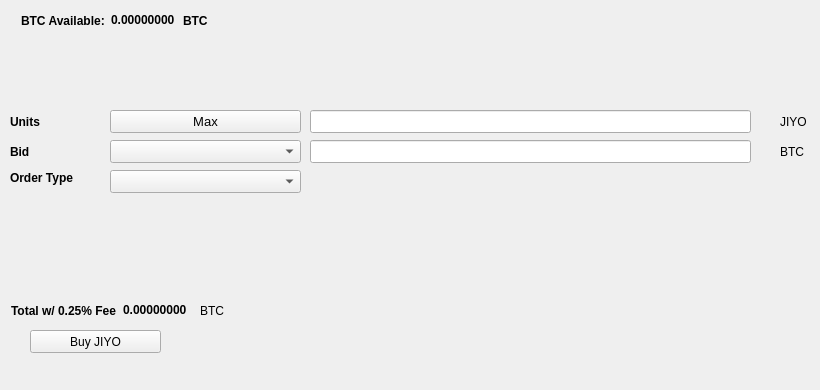
   <widget class="QWidget" name="BuyTab">
    <attribute name="title">
     <string>Buy</string>
    </attribute>
    <widget class="QPushButton" name="BuyJIYO">
     <property name="geometry">
      <rect>
       <x>30</x>
       <y>330</y>
       <width>131</width>
       <height>23</height>
      </rect>
     </property>
     <property name="text">
      <string>Buy JIYO</string>
     </property>
     <property name="icon">
      <iconset resource="../jiyo.qrc">
       <normaloff>:/icons/bitcoin</normaloff>:/icons/bitcoin</iconset>
     </property>
    </widget>
    <widget class="QLabel" name="label_3">
     <property name="geometry">
      <rect>
       <x>10</x>
       <y>110</y>
       <width>46</width>
       <height>23</height>
      </rect>
     </property>
     <property name="font">
      <font>
       <weight>75</weight>
       <bold>true</bold>
      </font>
     </property>
     <property name="text">
      <string>Units</string>
     </property>
    </widget>
    <widget class="QLineEdit" name="UnitsInput">
     <property name="geometry">
      <rect>
       <x>310</x>
       <y>110</y>
       <width>441</width>
       <height>23</height>
      </rect>
     </property>
     <property name="font">
      <font>
       <pointsize>9</pointsize>
       <weight>75</weight>
       <bold>true</bold>
      </font>
     </property>
    </widget>
    <widget class="QLineEdit" name="BuyBidPriceEdit">
     <property name="geometry">
      <rect>
       <x>310</x>
       <y>140</y>
       <width>441</width>
       <height>23</height>
      </rect>
     </property>
     <property name="font">
      <font>
       <pointsize>9</pointsize>
       <weight>75</weight>
       <bold>true</bold>
      </font>
     </property>
    </widget>
    <widget class="QLabel" name="label_4">
     <property name="geometry">
      <rect>
       <x>780</x>
       <y>110</y>
       <width>31</width>
       <height>23</height>
      </rect>
     </property>
     <property name="text">
      <string>JIYO</string>
     </property>
    </widget>
    <widget class="QLabel" name="label_5">
     <property name="geometry">
      <rect>
       <x>780</x>
       <y>140</y>
       <width>31</width>
       <height>23</height>
      </rect>
     </property>
     <property name="text">
      <string>BTC</string>
     </property>
    </widget>
    <widget class="QLabel" name="label_6">
     <property name="geometry">
      <rect>
       <x>10</x>
       <y>140</y>
       <width>46</width>
       <height>23</height>
      </rect>
     </property>
     <property name="font">
      <font>
       <weight>75</weight>
       <bold>true</bold>
      </font>
     </property>
     <property name="text">
      <string>Bid</string>
     </property>
    </widget>
    <widget class="QLabel" name="label_7">
     <property name="geometry">
      <rect>
       <x>10</x>
       <y>170</y>
       <width>91</width>
       <height>16</height>
      </rect>
     </property>
     <property name="font">
      <font>
       <weight>75</weight>
       <bold>true</bold>
      </font>
     </property>
     <property name="text">
      <string>Order Type</string>
     </property>
    </widget>
    <widget class="QPushButton" name="Buy_Max_Amount">
     <property name="geometry">
      <rect>
       <x>110</x>
       <y>110</y>
       <width>191</width>
       <height>23</height>
      </rect>
     </property>
     <property name="font">
      <font>
       <pointsize>10</pointsize>
      </font>
     </property>
     <property name="text">
      <string>Max</string>
     </property>
    </widget>
    <widget class="QComboBox" name="BuyBidcomboBox">
     <property name="geometry">
      <rect>
       <x>110</x>
       <y>140</y>
       <width>191</width>
       <height>23</height>
      </rect>
     </property>
     <property name="font">
      <font>
       <pointsize>10</pointsize>
      </font>
     </property>
    </widget>
    <widget class="QComboBox" name="buyOrdertypeCombo">
     <property name="geometry">
      <rect>
       <x>110</x>
       <y>170</y>
       <width>191</width>
       <height>23</height>
      </rect>
     </property>
     <property name="font">
      <font>
       <pointsize>10</pointsize>
      </font>
     </property>
    </widget>
    <widget class="QWidget" name="layoutWidget1">
     <property name="geometry">
      <rect>
       <x>21</x>
       <y>11</y>
       <width>227</width>
       <height>19</height>
      </rect>
     </property>
     <layout class="QHBoxLayout" name="horizontalLayout_3">
      <item>
       <widget class="QLabel" name="label232">
        <property name="font">
         <font>
          <weight>75</weight>
          <bold>true</bold>
         </font>
        </property>
        <property name="text">
         <string>BTC Available:</string>
        </property>
       </widget>
      </item>
      <item>
       <widget class="QLabel" name="BtcAvailableLbl">
        <property name="palette">
         <palette>
          <active>
           <colorrole role="WindowText">
            <brush brushstyle="SolidPattern">
             <color alpha="255">
              <red>0</red>
              <green>0</green>
              <blue>0</blue>
             </color>
            </brush>
           </colorrole>
           <colorrole role="Button">
            <brush brushstyle="SolidPattern">
             <color alpha="255">
              <red>0</red>
              <green>170</green>
              <blue>0</blue>
             </color>
            </brush>
           </colorrole>
           <colorrole role="Light">
            <brush brushstyle="SolidPattern">
             <color alpha="255">
              <red>0</red>
              <green>255</green>
              <blue>0</blue>
             </color>
            </brush>
           </colorrole>
           <colorrole role="Midlight">
            <brush brushstyle="SolidPattern">
             <color alpha="255">
              <red>0</red>
              <green>212</green>
              <blue>0</blue>
             </color>
            </brush>
           </colorrole>
           <colorrole role="Dark">
            <brush brushstyle="SolidPattern">
             <color alpha="255">
              <red>0</red>
              <green>85</green>
              <blue>0</blue>
             </color>
            </brush>
           </colorrole>
           <colorrole role="Mid">
            <brush brushstyle="SolidPattern">
             <color alpha="255">
              <red>0</red>
              <green>113</green>
              <blue>0</blue>
             </color>
            </brush>
           </colorrole>
           <colorrole role="Text">
            <brush brushstyle="SolidPattern">
             <color alpha="255">
              <red>0</red>
              <green>170</green>
              <blue>0</blue>
             </color>
            </brush>
           </colorrole>
           <colorrole role="BrightText">
            <brush brushstyle="SolidPattern">
             <color alpha="255">
              <red>255</red>
              <green>255</green>
              <blue>255</blue>
             </color>
            </brush>
           </colorrole>
           <colorrole role="ButtonText">
            <brush brushstyle="SolidPattern">
             <color alpha="255">
              <red>0</red>
              <green>0</green>
              <blue>0</blue>
             </color>
            </brush>
           </colorrole>
           <colorrole role="Base">
            <brush brushstyle="SolidPattern">
             <color alpha="255">
              <red>255</red>
              <green>255</green>
              <blue>255</blue>
             </color>
            </brush>
           </colorrole>
           <colorrole role="Window">
            <brush brushstyle="SolidPattern">
             <color alpha="255">
              <red>0</red>
              <green>170</green>
              <blue>0</blue>
             </color>
            </brush>
           </colorrole>
           <colorrole role="Shadow">
            <brush brushstyle="SolidPattern">
             <color alpha="255">
              <red>0</red>
              <green>0</green>
              <blue>0</blue>
             </color>
            </brush>
           </colorrole>
           <colorrole role="AlternateBase">
            <brush brushstyle="SolidPattern">
             <color alpha="255">
              <red>127</red>
              <green>212</green>
              <blue>127</blue>
             </color>
            </brush>
           </colorrole>
           <colorrole role="ToolTipBase">
            <brush brushstyle="SolidPattern">
             <color alpha="255">
              <red>255</red>
              <green>255</green>
              <blue>220</blue>
             </color>
            </brush>
           </colorrole>
           <colorrole role="ToolTipText">
            <brush brushstyle="SolidPattern">
             <color alpha="255">
              <red>0</red>
              <green>0</green>
              <blue>0</blue>
             </color>
            </brush>
           </colorrole>
          </active>
          <inactive>
           <colorrole role="WindowText">
            <brush brushstyle="SolidPattern">
             <color alpha="255">
              <red>0</red>
              <green>0</green>
              <blue>0</blue>
             </color>
            </brush>
           </colorrole>
           <colorrole role="Button">
            <brush brushstyle="SolidPattern">
             <color alpha="255">
              <red>0</red>
              <green>170</green>
              <blue>0</blue>
             </color>
            </brush>
           </colorrole>
           <colorrole role="Light">
            <brush brushstyle="SolidPattern">
             <color alpha="255">
              <red>0</red>
              <green>255</green>
              <blue>0</blue>
             </color>
            </brush>
           </colorrole>
           <colorrole role="Midlight">
            <brush brushstyle="SolidPattern">
             <color alpha="255">
              <red>0</red>
              <green>212</green>
              <blue>0</blue>
             </color>
            </brush>
           </colorrole>
           <colorrole role="Dark">
            <brush brushstyle="SolidPattern">
             <color alpha="255">
              <red>0</red>
              <green>85</green>
              <blue>0</blue>
             </color>
            </brush>
           </colorrole>
           <colorrole role="Mid">
            <brush brushstyle="SolidPattern">
             <color alpha="255">
              <red>0</red>
              <green>113</green>
              <blue>0</blue>
             </color>
            </brush>
           </colorrole>
           <colorrole role="Text">
            <brush brushstyle="SolidPattern">
             <color alpha="255">
              <red>0</red>
              <green>170</green>
              <blue>0</blue>
             </color>
            </brush>
           </colorrole>
           <colorrole role="BrightText">
            <brush brushstyle="SolidPattern">
             <color alpha="255">
              <red>255</red>
              <green>255</green>
              <blue>255</blue>
             </color>
            </brush>
           </colorrole>
           <colorrole role="ButtonText">
            <brush brushstyle="SolidPattern">
             <color alpha="255">
              <red>0</red>
              <green>0</green>
              <blue>0</blue>
             </color>
            </brush>
           </colorrole>
           <colorrole role="Base">
            <brush brushstyle="SolidPattern">
             <color alpha="255">
              <red>255</red>
              <green>255</green>
              <blue>255</blue>
             </color>
            </brush>
           </colorrole>
           <colorrole role="Window">
            <brush brushstyle="SolidPattern">
             <color alpha="255">
              <red>0</red>
              <green>170</green>
              <blue>0</blue>
             </color>
            </brush>
           </colorrole>
           <colorrole role="Shadow">
            <brush brushstyle="SolidPattern">
             <color alpha="255">
              <red>0</red>
              <green>0</green>
              <blue>0</blue>
             </color>
            </brush>
           </colorrole>
           <colorrole role="AlternateBase">
            <brush brushstyle="SolidPattern">
             <color alpha="255">
              <red>127</red>
              <green>212</green>
              <blue>127</blue>
             </color>
            </brush>
           </colorrole>
           <colorrole role="ToolTipBase">
            <brush brushstyle="SolidPattern">
             <color alpha="255">
              <red>255</red>
              <green>255</green>
              <blue>220</blue>
             </color>
            </brush>
           </colorrole>
           <colorrole role="ToolTipText">
            <brush brushstyle="SolidPattern">
             <color alpha="255">
              <red>0</red>
              <green>0</green>
              <blue>0</blue>
             </color>
            </brush>
           </colorrole>
          </inactive>
          <disabled>
           <colorrole role="WindowText">
            <brush brushstyle="SolidPattern">
             <color alpha="255">
              <red>0</red>
              <green>85</green>
              <blue>0</blue>
             </color>
            </brush>
           </colorrole>
           <colorrole role="Button">
            <brush brushstyle="SolidPattern">
             <color alpha="255">
              <red>0</red>
              <green>170</green>
              <blue>0</blue>
             </color>
            </brush>
           </colorrole>
           <colorrole role="Light">
            <brush brushstyle="SolidPattern">
             <color alpha="255">
              <red>0</red>
              <green>255</green>
              <blue>0</blue>
             </color>
            </brush>
           </colorrole>
           <colorrole role="Midlight">
            <brush brushstyle="SolidPattern">
             <color alpha="255">
              <red>0</red>
              <green>212</green>
              <blue>0</blue>
             </color>
            </brush>
           </colorrole>
           <colorrole role="Dark">
            <brush brushstyle="SolidPattern">
             <color alpha="255">
              <red>0</red>
              <green>85</green>
              <blue>0</blue>
             </color>
            </brush>
           </colorrole>
           <colorrole role="Mid">
            <brush brushstyle="SolidPattern">
             <color alpha="255">
              <red>0</red>
              <green>113</green>
              <blue>0</blue>
             </color>
            </brush>
           </colorrole>
           <colorrole role="Text">
            <brush brushstyle="SolidPattern">
             <color alpha="255">
              <red>0</red>
              <green>85</green>
              <blue>0</blue>
             </color>
            </brush>
           </colorrole>
           <colorrole role="BrightText">
            <brush brushstyle="SolidPattern">
             <color alpha="255">
              <red>255</red>
              <green>255</green>
              <blue>255</blue>
             </color>
            </brush>
           </colorrole>
           <colorrole role="ButtonText">
            <brush brushstyle="SolidPattern">
             <color alpha="255">
              <red>0</red>
              <green>85</green>
              <blue>0</blue>
             </color>
            </brush>
           </colorrole>
           <colorrole role="Base">
            <brush brushstyle="SolidPattern">
             <color alpha="255">
              <red>0</red>
              <green>170</green>
              <blue>0</blue>
             </color>
            </brush>
           </colorrole>
           <colorrole role="Window">
            <brush brushstyle="SolidPattern">
             <color alpha="255">
              <red>0</red>
              <green>170</green>
              <blue>0</blue>
             </color>
            </brush>
           </colorrole>
           <colorrole role="Shadow">
            <brush brushstyle="SolidPattern">
             <color alpha="255">
              <red>0</red>
              <green>0</green>
              <blue>0</blue>
             </color>
            </brush>
           </colorrole>
           <colorrole role="AlternateBase">
            <brush brushstyle="SolidPattern">
             <color alpha="255">
              <red>0</red>
              <green>170</green>
              <blue>0</blue>
             </color>
            </brush>
           </colorrole>
           <colorrole role="ToolTipBase">
            <brush brushstyle="SolidPattern">
             <color alpha="255">
              <red>255</red>
              <green>255</green>
              <blue>220</blue>
             </color>
            </brush>
           </colorrole>
           <colorrole role="ToolTipText">
            <brush brushstyle="SolidPattern">
             <color alpha="255">
              <red>0</red>
              <green>0</green>
              <blue>0</blue>
             </color>
            </brush>
           </colorrole>
          </disabled>
         </palette>
        </property>
        <property name="font">
         <font>
          <weight>75</weight>
          <bold>true</bold>
         </font>
        </property>
        <property name="text">
         <string>0.00000000</string>
        </property>
        <property name="textInteractionFlags">
         <set>Qt::LinksAccessibleByMouse|Qt::TextSelectableByKeyboard|Qt::TextSelectableByMouse</set>
        </property>
       </widget>
      </item>
      <item>
       <widget class="QLabel" name="BtcAvailableLbl_2">
        <property name="font">
         <font>
          <weight>75</weight>
          <bold>true</bold>
         </font>
        </property>
        <property name="text">
         <string>BTC</string>
        </property>
       </widget>
      </item>
     </layout>
    </widget>
    <widget class="QWidget" name="layoutWidge2">
     <property name="geometry">
      <rect>
       <x>11</x>
       <y>301</y>
       <width>259</width>
       <height>19</height>
      </rect>
     </property>
     <layout class="QHBoxLayout" name="horizontalLayout_4">
      <item>
       <widget class="QLabel" name="label_9">
        <property name="font">
         <font>
          <weight>75</weight>
          <bold>true</bold>
         </font>
        </property>
        <property name="text">
         <string>Total w/ 0.25% Fee</string>
        </property>
       </widget>
      </item>
      <item>
       <widget class="QLabel" name="BuyCostLabel">
        <property name="palette">
         <palette>
          <active>
           <colorrole role="WindowText">
            <brush brushstyle="SolidPattern">
             <color alpha="255">
              <red>0</red>
              <green>0</green>
              <blue>0</blue>
             </color>
            </brush>
           </colorrole>
           <colorrole role="Button">
            <brush brushstyle="SolidPattern">
             <color alpha="255">
              <red>0</red>
              <green>170</green>
              <blue>0</blue>
             </color>
            </brush>
           </colorrole>
           <colorrole role="Light">
            <brush brushstyle="SolidPattern">
             <color alpha="255">
              <red>0</red>
              <green>255</green>
              <blue>0</blue>
             </color>
            </brush>
           </colorrole>
           <colorrole role="Midlight">
            <brush brushstyle="SolidPattern">
             <color alpha="255">
              <red>0</red>
              <green>212</green>
              <blue>0</blue>
             </color>
            </brush>
           </colorrole>
           <colorrole role="Dark">
            <brush brushstyle="SolidPattern">
             <color alpha="255">
              <red>0</red>
              <green>85</green>
              <blue>0</blue>
             </color>
            </brush>
           </colorrole>
           <colorrole role="Mid">
            <brush brushstyle="SolidPattern">
             <color alpha="255">
              <red>0</red>
              <green>113</green>
              <blue>0</blue>
             </color>
            </brush>
           </colorrole>
           <colorrole role="Text">
            <brush brushstyle="SolidPattern">
             <color alpha="255">
              <red>0</red>
              <green>170</green>
              <blue>0</blue>
             </color>
            </brush>
           </colorrole>
           <colorrole role="BrightText">
            <brush brushstyle="SolidPattern">
             <color alpha="255">
              <red>255</red>
              <green>255</green>
              <blue>255</blue>
             </color>
            </brush>
           </colorrole>
           <colorrole role="ButtonText">
            <brush brushstyle="SolidPattern">
             <color alpha="255">
              <red>0</red>
              <green>0</green>
              <blue>0</blue>
             </color>
            </brush>
           </colorrole>
           <colorrole role="Base">
            <brush brushstyle="SolidPattern">
             <color alpha="255">
              <red>255</red>
              <green>255</green>
              <blue>255</blue>
             </color>
            </brush>
           </colorrole>
           <colorrole role="Window">
            <brush brushstyle="SolidPattern">
             <color alpha="255">
              <red>0</red>
              <green>170</green>
              <blue>0</blue>
             </color>
            </brush>
           </colorrole>
           <colorrole role="Shadow">
            <brush brushstyle="SolidPattern">
             <color alpha="255">
              <red>0</red>
              <green>0</green>
              <blue>0</blue>
             </color>
            </brush>
           </colorrole>
           <colorrole role="AlternateBase">
            <brush brushstyle="SolidPattern">
             <color alpha="255">
              <red>127</red>
              <green>212</green>
              <blue>127</blue>
             </color>
            </brush>
           </colorrole>
           <colorrole role="ToolTipBase">
            <brush brushstyle="SolidPattern">
             <color alpha="255">
              <red>255</red>
              <green>255</green>
              <blue>220</blue>
             </color>
            </brush>
           </colorrole>
           <colorrole role="ToolTipText">
            <brush brushstyle="SolidPattern">
             <color alpha="255">
              <red>0</red>
              <green>0</green>
              <blue>0</blue>
             </color>
            </brush>
           </colorrole>
          </active>
          <inactive>
           <colorrole role="WindowText">
            <brush brushstyle="SolidPattern">
             <color alpha="255">
              <red>0</red>
              <green>0</green>
              <blue>0</blue>
             </color>
            </brush>
           </colorrole>
           <colorrole role="Button">
            <brush brushstyle="SolidPattern">
             <color alpha="255">
              <red>0</red>
              <green>170</green>
              <blue>0</blue>
             </color>
            </brush>
           </colorrole>
           <colorrole role="Light">
            <brush brushstyle="SolidPattern">
             <color alpha="255">
              <red>0</red>
              <green>255</green>
              <blue>0</blue>
             </color>
            </brush>
           </colorrole>
           <colorrole role="Midlight">
            <brush brushstyle="SolidPattern">
             <color alpha="255">
              <red>0</red>
              <green>212</green>
              <blue>0</blue>
             </color>
            </brush>
           </colorrole>
           <colorrole role="Dark">
            <brush brushstyle="SolidPattern">
             <color alpha="255">
              <red>0</red>
              <green>85</green>
              <blue>0</blue>
             </color>
            </brush>
           </colorrole>
           <colorrole role="Mid">
            <brush brushstyle="SolidPattern">
             <color alpha="255">
              <red>0</red>
              <green>113</green>
              <blue>0</blue>
             </color>
            </brush>
           </colorrole>
           <colorrole role="Text">
            <brush brushstyle="SolidPattern">
             <color alpha="255">
              <red>0</red>
              <green>170</green>
              <blue>0</blue>
             </color>
            </brush>
           </colorrole>
           <colorrole role="BrightText">
            <brush brushstyle="SolidPattern">
             <color alpha="255">
              <red>255</red>
              <green>255</green>
              <blue>255</blue>
             </color>
            </brush>
           </colorrole>
           <colorrole role="ButtonText">
            <brush brushstyle="SolidPattern">
             <color alpha="255">
              <red>0</red>
              <green>0</green>
              <blue>0</blue>
             </color>
            </brush>
           </colorrole>
           <colorrole role="Base">
            <brush brushstyle="SolidPattern">
             <color alpha="255">
              <red>255</red>
              <green>255</green>
              <blue>255</blue>
             </color>
            </brush>
           </colorrole>
           <colorrole role="Window">
            <brush brushstyle="SolidPattern">
             <color alpha="255">
              <red>0</red>
              <green>170</green>
              <blue>0</blue>
             </color>
            </brush>
           </colorrole>
           <colorrole role="Shadow">
            <brush brushstyle="SolidPattern">
             <color alpha="255">
              <red>0</red>
              <green>0</green>
              <blue>0</blue>
             </color>
            </brush>
           </colorrole>
           <colorrole role="AlternateBase">
            <brush brushstyle="SolidPattern">
             <color alpha="255">
              <red>127</red>
              <green>212</green>
              <blue>127</blue>
             </color>
            </brush>
           </colorrole>
           <colorrole role="ToolTipBase">
            <brush brushstyle="SolidPattern">
             <color alpha="255">
              <red>255</red>
              <green>255</green>
              <blue>220</blue>
             </color>
            </brush>
           </colorrole>
           <colorrole role="ToolTipText">
            <brush brushstyle="SolidPattern">
             <color alpha="255">
              <red>0</red>
              <green>0</green>
              <blue>0</blue>
             </color>
            </brush>
           </colorrole>
          </inactive>
          <disabled>
           <colorrole role="WindowText">
            <brush brushstyle="SolidPattern">
             <color alpha="255">
              <red>0</red>
              <green>85</green>
              <blue>0</blue>
             </color>
            </brush>
           </colorrole>
           <colorrole role="Button">
            <brush brushstyle="SolidPattern">
             <color alpha="255">
              <red>0</red>
              <green>170</green>
              <blue>0</blue>
             </color>
            </brush>
           </colorrole>
           <colorrole role="Light">
            <brush brushstyle="SolidPattern">
             <color alpha="255">
              <red>0</red>
              <green>255</green>
              <blue>0</blue>
             </color>
            </brush>
           </colorrole>
           <colorrole role="Midlight">
            <brush brushstyle="SolidPattern">
             <color alpha="255">
              <red>0</red>
              <green>212</green>
              <blue>0</blue>
             </color>
            </brush>
           </colorrole>
           <colorrole role="Dark">
            <brush brushstyle="SolidPattern">
             <color alpha="255">
              <red>0</red>
              <green>85</green>
              <blue>0</blue>
             </color>
            </brush>
           </colorrole>
           <colorrole role="Mid">
            <brush brushstyle="SolidPattern">
             <color alpha="255">
              <red>0</red>
              <green>113</green>
              <blue>0</blue>
             </color>
            </brush>
           </colorrole>
           <colorrole role="Text">
            <brush brushstyle="SolidPattern">
             <color alpha="255">
              <red>0</red>
              <green>85</green>
              <blue>0</blue>
             </color>
            </brush>
           </colorrole>
           <colorrole role="BrightText">
            <brush brushstyle="SolidPattern">
             <color alpha="255">
              <red>255</red>
              <green>255</green>
              <blue>255</blue>
             </color>
            </brush>
           </colorrole>
           <colorrole role="ButtonText">
            <brush brushstyle="SolidPattern">
             <color alpha="255">
              <red>0</red>
              <green>85</green>
              <blue>0</blue>
             </color>
            </brush>
           </colorrole>
           <colorrole role="Base">
            <brush brushstyle="SolidPattern">
             <color alpha="255">
              <red>0</red>
              <green>170</green>
              <blue>0</blue>
             </color>
            </brush>
           </colorrole>
           <colorrole role="Window">
            <brush brushstyle="SolidPattern">
             <color alpha="255">
              <red>0</red>
              <green>170</green>
              <blue>0</blue>
             </color>
            </brush>
           </colorrole>
           <colorrole role="Shadow">
            <brush brushstyle="SolidPattern">
             <color alpha="255">
              <red>0</red>
              <green>0</green>
              <blue>0</blue>
             </color>
            </brush>
           </colorrole>
           <colorrole role="AlternateBase">
            <brush brushstyle="SolidPattern">
             <color alpha="255">
              <red>0</red>
              <green>170</green>
              <blue>0</blue>
             </color>
            </brush>
           </colorrole>
           <colorrole role="ToolTipBase">
            <brush brushstyle="SolidPattern">
             <color alpha="255">
              <red>255</red>
              <green>255</green>
              <blue>220</blue>
             </color>
            </brush>
           </colorrole>
           <colorrole role="ToolTipText">
            <brush brushstyle="SolidPattern">
             <color alpha="255">
              <red>0</red>
              <green>0</green>
              <blue>0</blue>
             </color>
            </brush>
           </colorrole>
          </disabled>
         </palette>
        </property>
        <property name="font">
         <font>
          <weight>75</weight>
          <bold>true</bold>
         </font>
        </property>
        <property name="autoFillBackground">
         <bool>false</bool>
        </property>
        <property name="text">
         <string>0.00000000</string>
        </property>
        <property name="textInteractionFlags">
         <set>Qt::LinksAccessibleByMouse|Qt::TextSelectableByMouse</set>
        </property>
       </widget>
      </item>
      <item>
       <widget class="QLabel" name="label_10">
        <property name="font">
         <font>
          <weight>50</weight>
          <bold>false</bold>
         </font>
        </property>
        <property name="text">
         <string>BTC</string>
        </property>
       </widget>
      </item>
     </layout>
    </widget>
    <widget class="QLabel" name="label_24">
     <property name="geometry">
      <rect>
       <x>460</x>
       <y>300</y>
       <width>281</width>
       <height>81</height>
      </rect>
     </property>
     <property name="text">
      <string/>
     </property>
     <property name="pixmap">
      <pixmap>:/images/bittrex</pixmap>
     </property>
    </widget>
   </widget>
